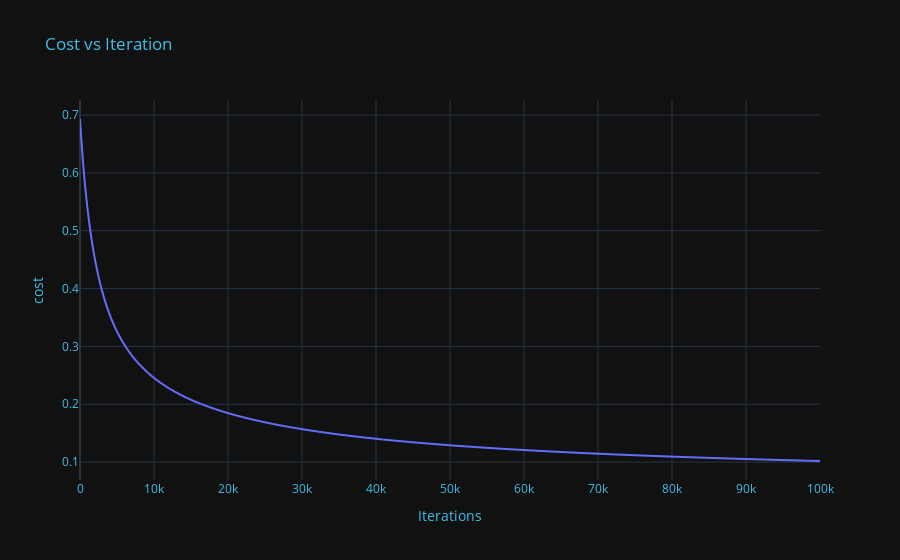

The cell this chart's notebook holds for it:
### Code cell
lg = LogisticRegression()
lg.fit(x_train, y_train, 100000)

### Figure 1 — Plotly figure (JSON) as saved in the notebook; plotly's stock layout.template omitted (floating-point values rounded to 4 significant figures; data arrays with more than 128 entries replaced by an {"elided": "..."} marker saying what was removed)
{"data": [{"hovertemplate": "x=%{x}<br>y=%{y}<extra></extra>", "legendgroup": "", "line": {"color": "#636efa", "dash": "solid"}, "marker": {"symbol": "circle"}, "mode": "lines", "name": "", "showlegend": false, "type": "scattergl", "x": {"elided": "100000 int values"}, "xaxis": "x", "y": {"elided": "100000 float values"}, "yaxis": "y"}], "layout": {"legend": {"tracegroupgap": 0}, "title": {"font": {"color": "#41BEE9"}, "text": "Cost vs Iteration"}, "xaxis": {"anchor": "y", "color": "#41BEE9", "domain": [0, 1], "title": {"text": "Iterations"}}, "yaxis": {"anchor": "x", "color": "#41BEE9", "domain": [0, 1], "title": {"text": "cost"}}}}
